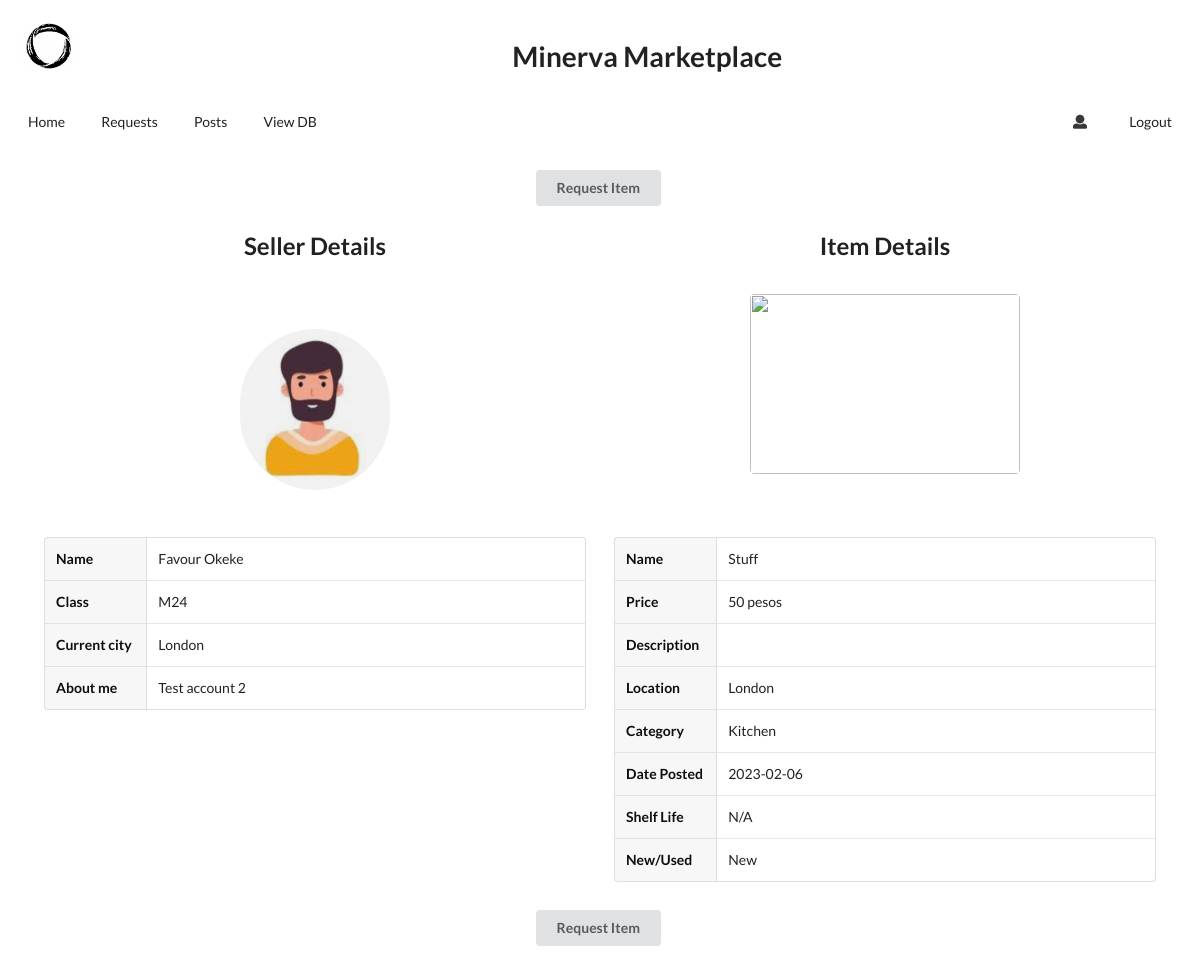
/view/item/2 (signed in), run on the app's committed database.
### app.py (models this page shows, shortened)
class Users(db.Model):
    user_id = db.Column(db.Integer, primary_key = True)
    image_id = db.Column(db.Integer)
    user_name = db.Column(db.String(100))
    user_email = db.Column(db.String(100))
    user_phone_no = db.Column(db.String(100))
    user_class = db.Column(db.String(100))
    user_about_me = db.Column(db.String(100))
    user_city = db.Column(db.String(100))
    user_pmoc = db.Column(db.String(100))
    user_oci = db.Column(db.String(100))
    password = db.Column(db.String(100))

class Items(db.Model):
    item_id = db.Column(db.Integer, primary_key = True)
    requester_id = db.Column(db.Integer)
    poster_id = db.Column(db.Integer)
    image_id = db.Column(db.Integer)
    item_status = db.Column(db.String(100))
    item_name = db.Column(db.String(100))
    item_location = db.Column(db.String(100))
    item_category = db.Column(db.String(100))
    item_description = db.Column(db.String(100))
    item_shelflife = db.Column(db.String(100))
    item_state = db.Column(db.String(100))
    date_posted = db.Column(db.DateTime, default=datetime.datetime.utcnow)
    item_price = db.Column(db.String(100))

### app.py (the view)
@app.route('/view/item/<id>', methods=['GET', 'POST'])
def view_item(id):
    item = db.session.query(*Items.__table__.columns).filter(Items.item_id==int(id)).first()
    buyer = db.session.query(*Users.__table__.columns).filter(Users.user_id==item.requester_id).first()
    seller = db.session.query(*Users.__table__.columns).filter(Users.user_id==item.poster_id).first()
    user_id = Users.query.filter_by(user_email=session["user_email"]).first().user_id
    image = db.session.query(*Images.__table__.columns).filter(Images.id==item.image_id).first()
    image_link = f"https://{image.bucket}.s3.{image.region}.amazonaws.com/{image.filename}"
    return render_template("view_item.html", item=item, buyer=buyer, seller=seller, user_id=user_id, image_link=image_link)

### templates/view_item.html (shortened to what this page needs)
{% extends "base.html" %}
{% block body %}
    {% if user_id != seller.user_id and item.item_status == "NR" %}
        <div class="ui basic center aligned segment">
            <a href="{{ url_for('req', id=item.item_id) }}">
                <button class="ui button">Request Item</button>
            </a>
        </div>
    {% endif %}
    <div class="ui grid" style="margin-left: 30px; margin-right: 30px;">
        <div class="eight wide column">
            <div>
                <h2 class="ui basic center aligned header">Seller Details</h2>
            </div>
            <div class="ui basic segment">
                <img class="ui small circular centered image" src="/static/male_avatar.png" style="margin-top: 40px; margin-bottom: 5px;">
            </div>
        </div>
        <div class="eight wide column">
            <div>
                <h2 class="ui basic center aligned header">Item Details</h2>
            </div>
            <div class="ui basic segment">
                <img
                    class="ui rounded centered image"
                    src={{image_link}}
                    height="180" width="270"
                    style="margin-top: 5px; margin-bottom: 5px;"/>
            </div>
        </div>
    </div>
    <div class="ui grid" style="margin-left: 30px; margin-right: 30px;">
        <div class="eight wide column">
            <table class="ui definition table">
                <tbody>
                    <tr>
                        <td class="three wide column">Name</td>
                        <td>{{seller.user_name}}</td>
                    </tr>
                    <tr>
                        <td>Class</td>
                        <td>{{seller.user_class}}</td>
                    </tr>
                    <tr>
                        <td>Current city</td>
                        <td>{{seller.user_city}}</td>
                    </tr>
                    <tr>
                        <td>About me</td>
                        <td>{{seller.user_about_me}}</td>
                    </tr>
                </tbody>
            </table>
        </div>
        <div class="eight wide column">
            <table class="ui definition table">
                <tbody>
                    <tr>
                        <td class="three wide column">Name</td>
                        <td>{{item.item_name}}</td>
                    </tr>
                    <tr>
                        <td>Price</td>
                        <td>{{item.item_price}}</td>
                    </tr>
                    <tr>
                        <td>Description</td>
                        <td>{{item.item_description}}</td>
                    </tr>
                    <tr>
                        <td>Location</td>
                        <td>{{item.item_location}}</td>
                    </tr>
                    <tr>
                        <td>Category</td>
                        <td>{{item.item_category}}</td>
                    </tr>
                    <tr>
                        <td>Date Posted</td>
                        <td>{{item.date_posted.date()}}</td>
                    </tr>
                    <tr>
                        <td>Shelf Life</td>
                        <td>
                            {% if not item.item_shelflife %}
                                N/A
                            {% else %}
                                {{item.item_shelflife}}
                            {% endif %}
                        </td>
                    </tr>
                    <tr>
                        <td>New/Used</td>
                        <td>{{item.item_state}}</td>
                    </tr>
                </tbody>
            </table>
        </div>
    </div>
    {% if user_id != seller.user_id and item.item_status == "NR" %}
        <div class="ui basic center aligned segment">
            <a href="{{ url_for('req', id=item.item_id) }}">
                <button class="ui button">Request Item</button>
            </a>
        </div>
    {% endif %}
{% endblock %}

### data on the page
Users: user_name "Favour Okeke", user_class "M24", user_city "London", user_about_me "Test account 2"
Items: item_name "Stuff", item_price "50 pesos", item_location "London", item_category "Kitchen", item_state "New"

### other printed values
{{ item.date_posted.date() }} "2023-02-06"
